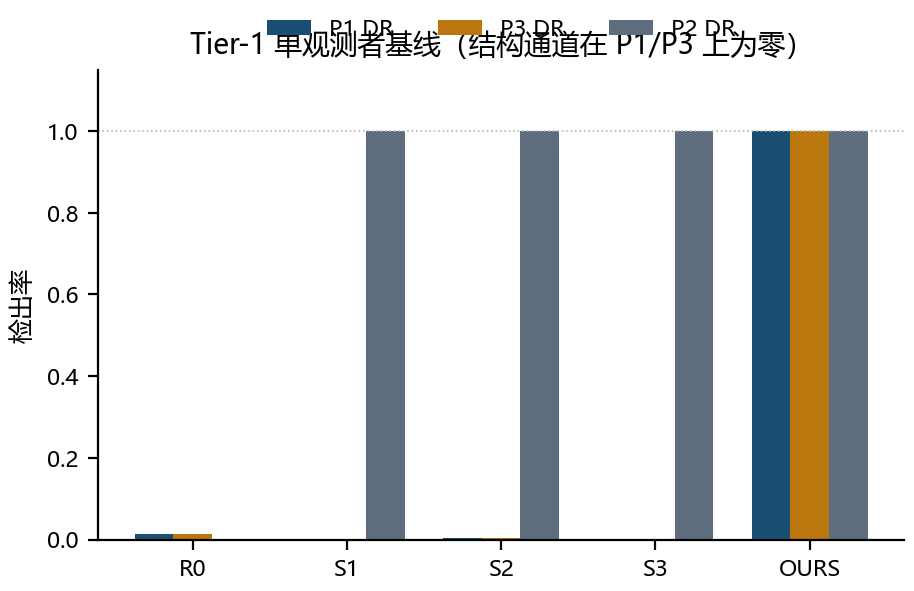

The Python source for this figure:
# -*- coding: utf-8 -*-
"""Tier-1 single-observer baselines (paper03 fig:tier1)."""
from __future__ import annotations

import os
import sys

import matplotlib.pyplot as plt
import numpy as np

HERE = os.path.dirname(os.path.abspath(__file__))
sys.path.insert(0, HERE)

from _style import (  # noqa: E402
    C_ACCENT, C_BASE, C_MUTED, C_OURS, apply_style_cn, load, save,
)


def main():
    apply_style_cn()
    t = load()["tier1"]
    labels = t["labels"]
    x = np.arange(len(labels))
    w = 0.25
    fig, ax = plt.subplots(figsize=(5.2, 3.05))
    ax.bar(x - w, t["p1_dr"], w, label="P1 DR", color=C_OURS)
    ax.bar(x, t["p3_dr"], w, label="P3 DR", color=C_ACCENT)
    ax.bar(x + w, t["p2_dr"], w, label="P2 DR", color=C_BASE)
    ax.set_xticks(x)
    ax.set_xticklabels(labels)
    ax.set_ylabel("检出率")
    ax.set_ylim(0, 1.15)
    ax.axhline(1.0, color=C_MUTED, lw=0.6, ls=":")
    ax.legend(frameon=False, ncol=3, loc="lower center",
              bbox_to_anchor=(0.5, 1.02))
    ax.set_title("Tier-1 单观测者基线（结构通道在 P1/P3 上为零）")
    ax.spines["top"].set_visible(False)
    ax.spines["right"].set_visible(False)
    save(fig, "fig_tier1_CN.pdf")


if __name__ == "__main__":
    main()
